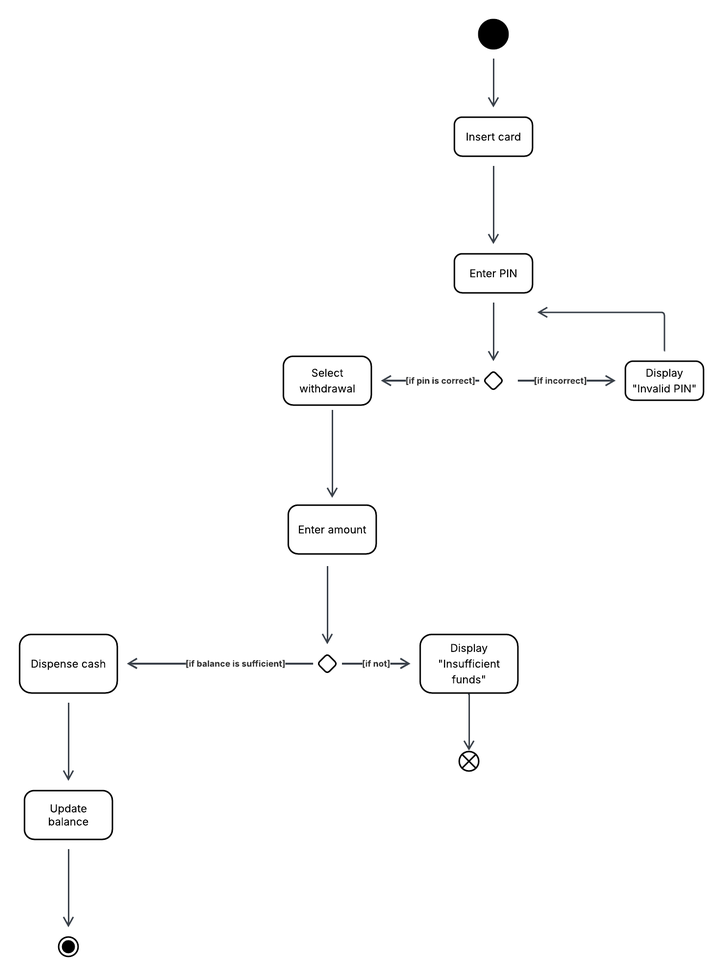
#> input picture images/atmwithdrawalv2.png, 723 x 976 px, shrunk from 1480 x 2000 before the run, found by its file name
$ python shapesAndLineDetection.py
#> lines starting #> are read from the running program, lines starting #| are printed output that depends on the picture; after the words box and inside, x2 and y2 are one past the last pixel; in counts of white or black regions, pixels touching at a corner belong together
import cv2
import numpy as np
import matplotlib.pyplot as plt

# --- Load Image ---
img = cv2.imread("./images/atmwithdrawalv2.png")   # <-- replace with your UML image path
#> img is the input picture: shape (976, 723, 3); mean B, G, R 252.1, 252.1, 252.1
img_orig = img.copy()

# --- Step 1: Grayscale ---
gray = cv2.cvtColor(img, cv2.COLOR_BGR2GRAY)

# --- Step 2: Threshold (invert: black lines → white) ---
_, thresh = cv2.threshold(gray, 200, 255, cv2.THRESH_BINARY_INV)
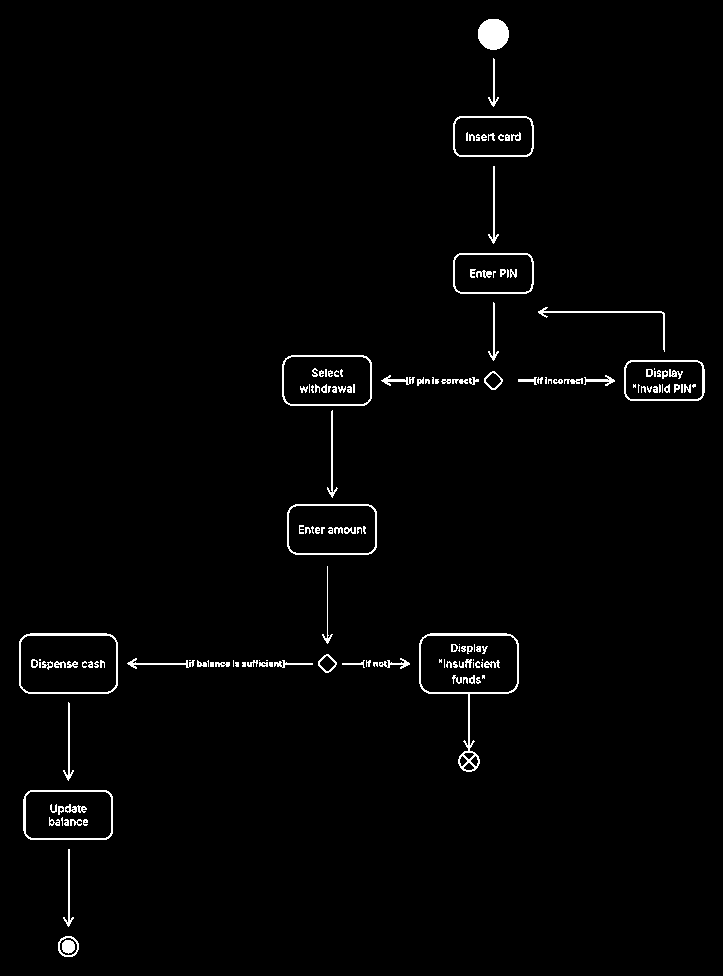
#> thresh: shape (976, 723); 1.6% white in thin lines or dots

# --- Step 3: Edge Detection ---
edges = cv2.Canny(thresh, 50, 150, apertureSize=3)
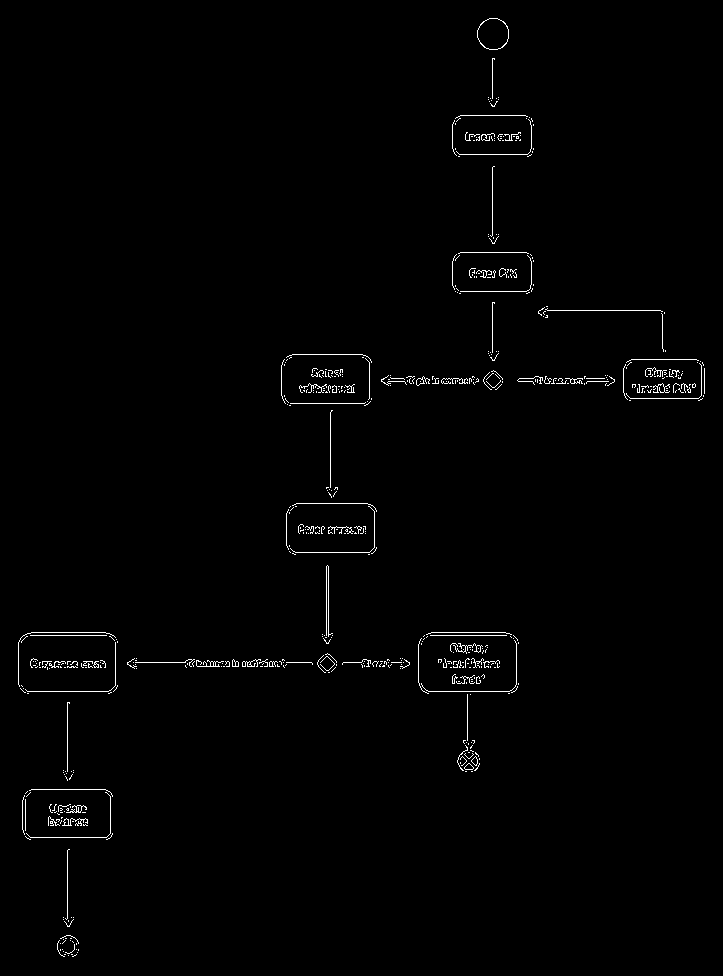
#> edges: shape (976, 723); 0.96% white in thin lines or dots

# --- Step 4: Line Detection ---
line_img = img.copy()
detected_lines = []
lines = cv2.HoughLinesP(edges, 1, np.pi/180, threshold=80, minLineLength=30, maxLineGap=5)
#> lines = 29 rows, first 6: [257, 662, 320, 662], [492, 235, 492, 167], [23, 691, 113, 691], [23, 635, 113, 635], [67, 918, 67, 850], [31, 632, 105, 632]

if lines is not None:
    for line in lines:
        x1, y1, x2, y2 = line[0]
        cv2.line(line_img, (x1, y1), (x2, y2), (0,0,255), 2)
        detected_lines.append(((x1, y1), (x2, y2)))
#> this loop made 29 passes
#> (x1, y1, x2, y2) on passes 1 to 12: (257, 662, 320, 662), (492, 235, 492, 167), (23, 691, 113, 691), (23, 635, 113, 635), (67, 918, 67, 850), (31, 632, 105, 632), (185, 661, 280, 661), (155, 662, 215, 663), (185, 666, 283, 666), (547, 310, 660, 310), (540, 378, 604, 378), (329, 494, 330, 428)
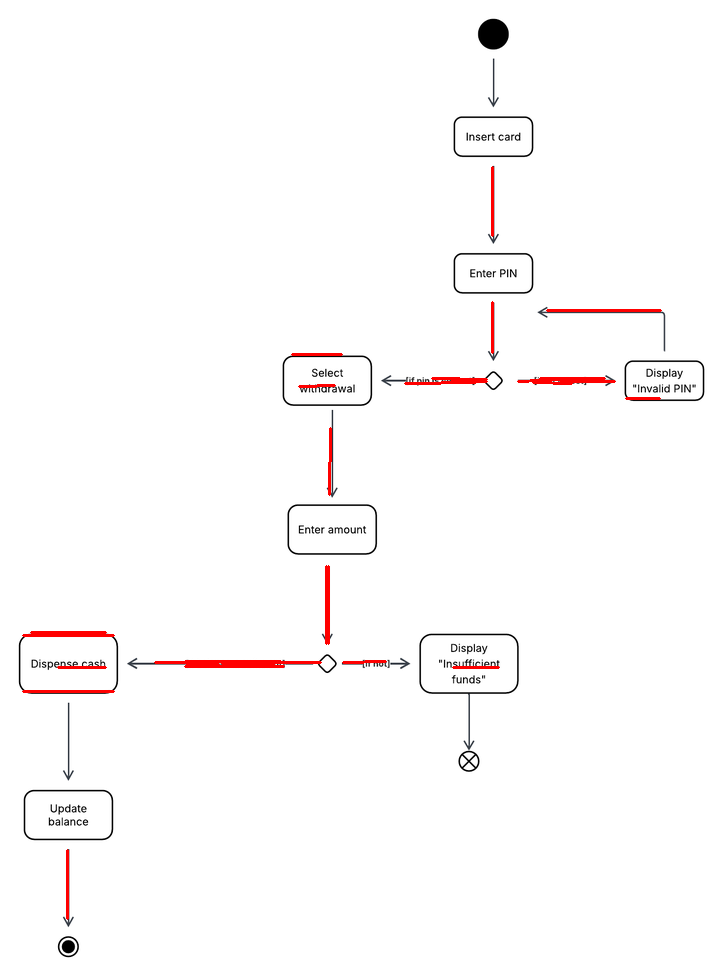
#> line_img: shape (976, 723, 3); 0.71% of pixels changed, all inside (x1, y1, x2, y2) = (22, 166, 662, 920)
#> after the loop, detected_lines = 29 items

# --- Visualization of Steps ---
titles = ["Original", "Grayscale", "Thresholded", "Edges", "Lines Detected"]
images = [img_orig, gray, thresh, edges, line_img]

plt.figure(figsize=(15,8))
for i in range(len(images)):
    plt.subplot(2,3,i+1)
    if len(images[i].shape) == 2:
        plt.imshow(images[i], cmap="gray")
    else:
        plt.imshow(cv2.cvtColor(images[i], cv2.COLOR_BGR2RGB))
    plt.title(titles[i])
    plt.axis("off")
#> this loop made 5 passes

plt.tight_layout()
plt.show()
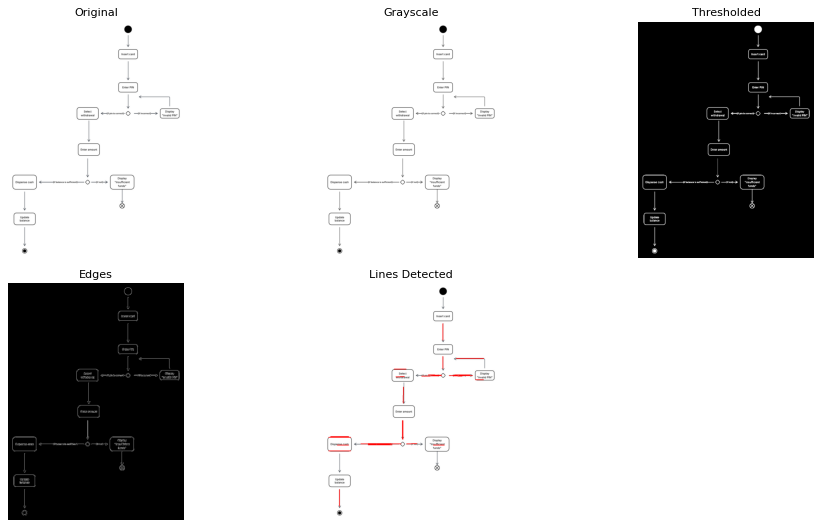
#> figure drawn by matplotlib, 5 panels

# --- Print Detected Lines ---
print("\n--- Detected Lines ---")
for l in detected_lines:
    print(f"Line from {l[0]} to {l[1]}")
#> this loop made 29 passes
#| Line from (257, 662) to (320, 662)
#| Line from (492, 235) to (492, 167)
#| Line from (23, 691) to (113, 691)
#| Line from (23, 635) to (113, 635)
#| Line from (67, 918) to (67, 850)
#| Line from (31, 632) to (105, 632)
#| Line from (185, 661) to (280, 661)
#| Line from (155, 662) to (215, 663)
#> (further printed lines are left out)

$ run again, with images/act2.png copied over images/atmwithdrawalv2.png
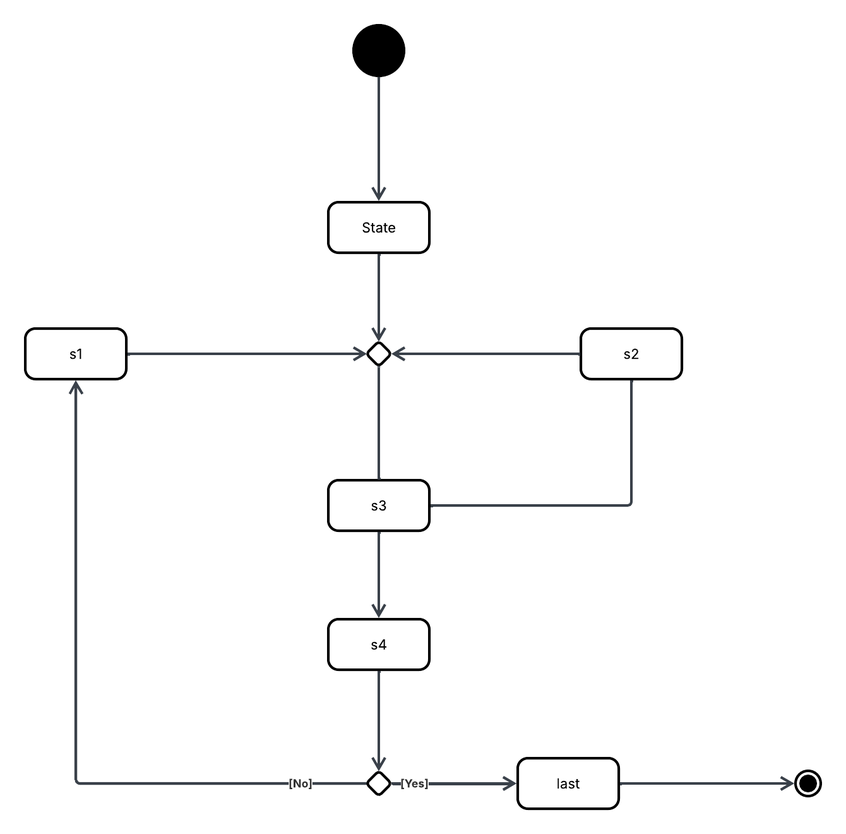
#> input picture images/act2.png, 846 x 834 px, shrunk from 1340 x 1320 before the run, found by its file name
#> img is the input picture: shape (834, 846, 3); mean B, G, R 250.4, 250.3, 250.3
#> `_, thresh = cv2.threshold(gray, 200, 255, cv2.THRESH_BINARY_INV)`:
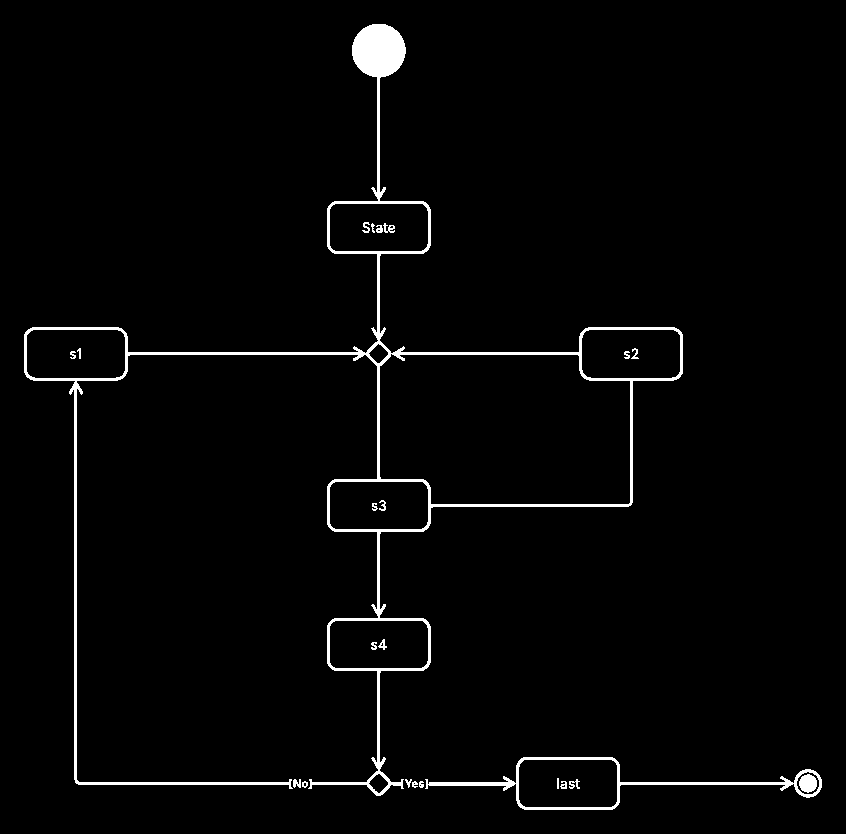
#> thresh: shape (834, 846); 2.3% white; 23 white regions, largest, box (x1, y1, x2, y2) and area: (24, 24, 683, 796) 13335, (425, 757, 822, 810) 2125, (799, 774, 817, 793) 259
#> edges: shape (834, 846); 1.3% white in thin lines or dots, all inside (x1, y1, x2, y2) = (23, 23, 822, 810)
#> lines = 59 rows, first 6: [74, 781, 370, 781], [379, 761, 379, 674], [131, 354, 357, 354], [313, 784, 370, 784], [376, 328, 376, 250], [124, 351, 353, 351]
#> the loop `for line in lines:` made 59 passes
#> after the loop `for line in lines:`:
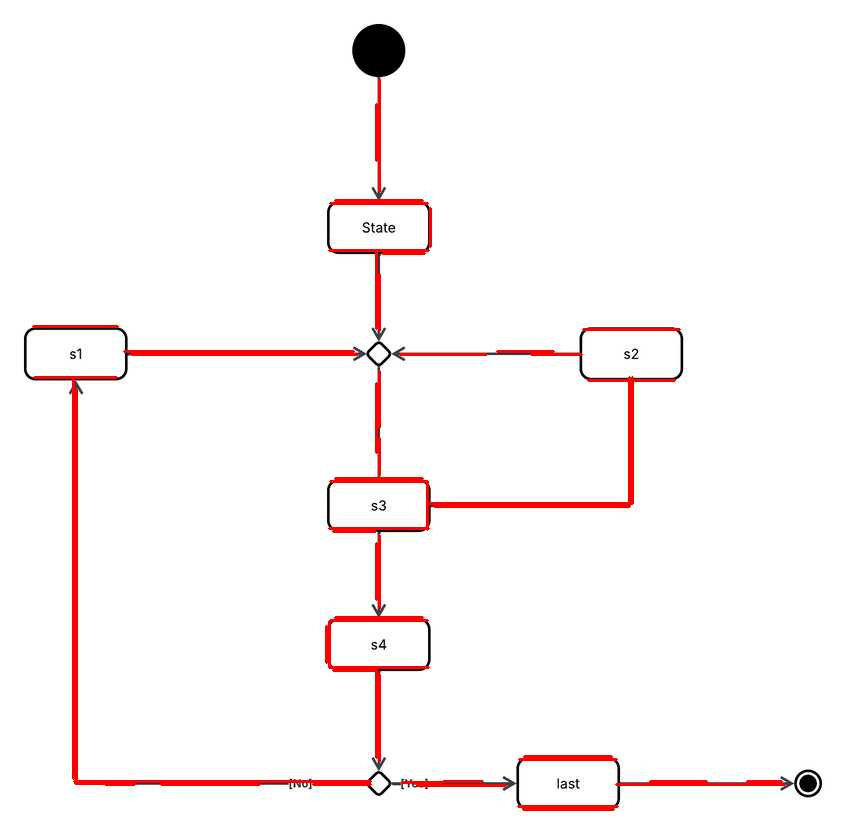
#> line_img: shape (834, 846, 3); 2.43% of pixels changed, all inside (x1, y1, x2, y2) = (32, 78, 786, 811)
#> after the loop `for line in lines:`: detected_lines = 59 items
#> the loop `for i in range(len(images)):` made 5 passes
#> the loop `for l in detected_lines:` made 59 passes
#> (printed output is left out)

$ run again, with images/actWithActor.png copied over images/atmwithdrawalv2.png
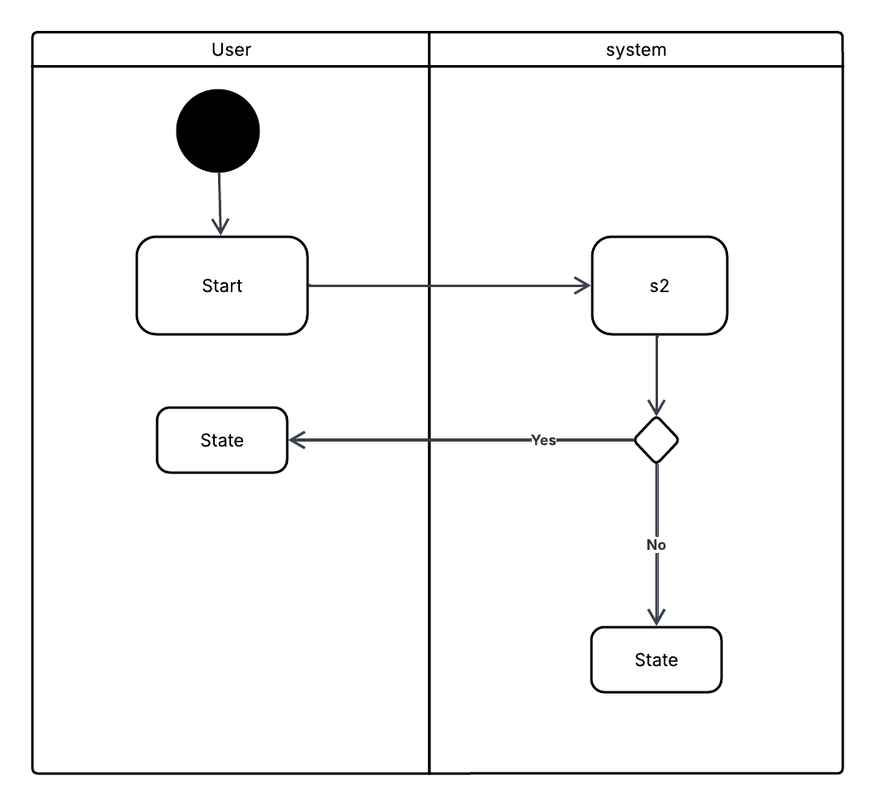
#> input picture images/actWithActor.png, 876 x 806 px, shrunk from 1077 x 991 before the run, found by its file name
#> img is the input picture: shape (806, 876, 3); mean B, G, R 246, 245.9, 245.9
#> `_, thresh = cv2.threshold(gray, 200, 255, cv2.THRESH_BINARY_INV)`:
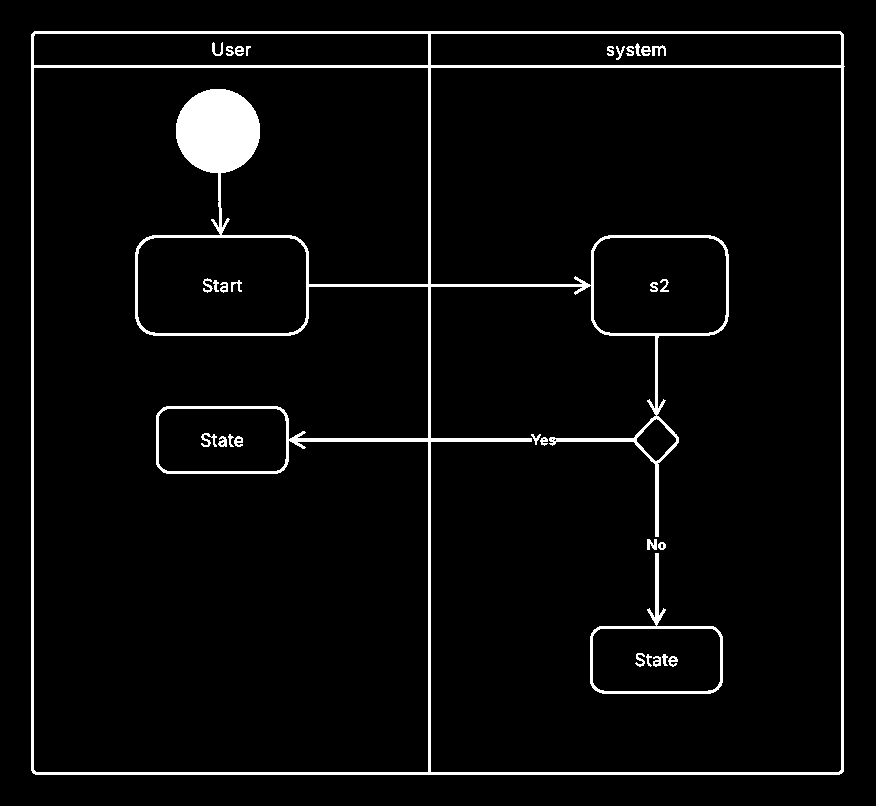
#> thresh: shape (806, 876); 4.3% white; 31 white regions, largest, box (x1, y1, x2, y2) and area: (31, 31, 845, 775) 27065, (590, 553, 723, 694) 1483, (201, 433, 217, 447) 108
#> edges: shape (806, 876); 2.3% white in thin lines or dots, all inside (x1, y1, x2, y2) = (30, 30, 845, 775)
#> lines = 36 rows, first 6: [843, 772, 843, 33], [30, 67, 844, 67], [430, 436, 430, 30], [35, 30, 839, 30], [34, 774, 840, 774], [31, 33, 842, 33]
#> the loop `for line in lines:` made 36 passes
#> after the loop `for line in lines:`:
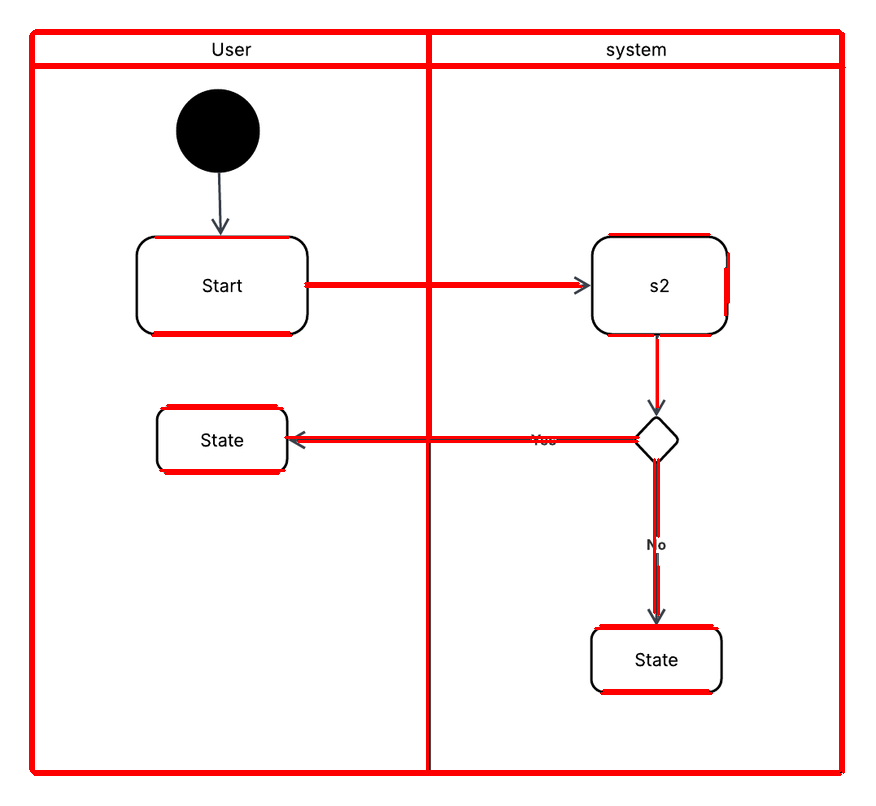
#> line_img: shape (806, 876, 3); 5.16% of pixels changed, all inside (x1, y1, x2, y2) = (29, 29, 846, 776)
#> after the loop `for line in lines:`: detected_lines = 36 items
#> the loop `for i in range(len(images)):` made 5 passes
#> the loop `for l in detected_lines:` made 36 passes
#> (printed output is left out)
